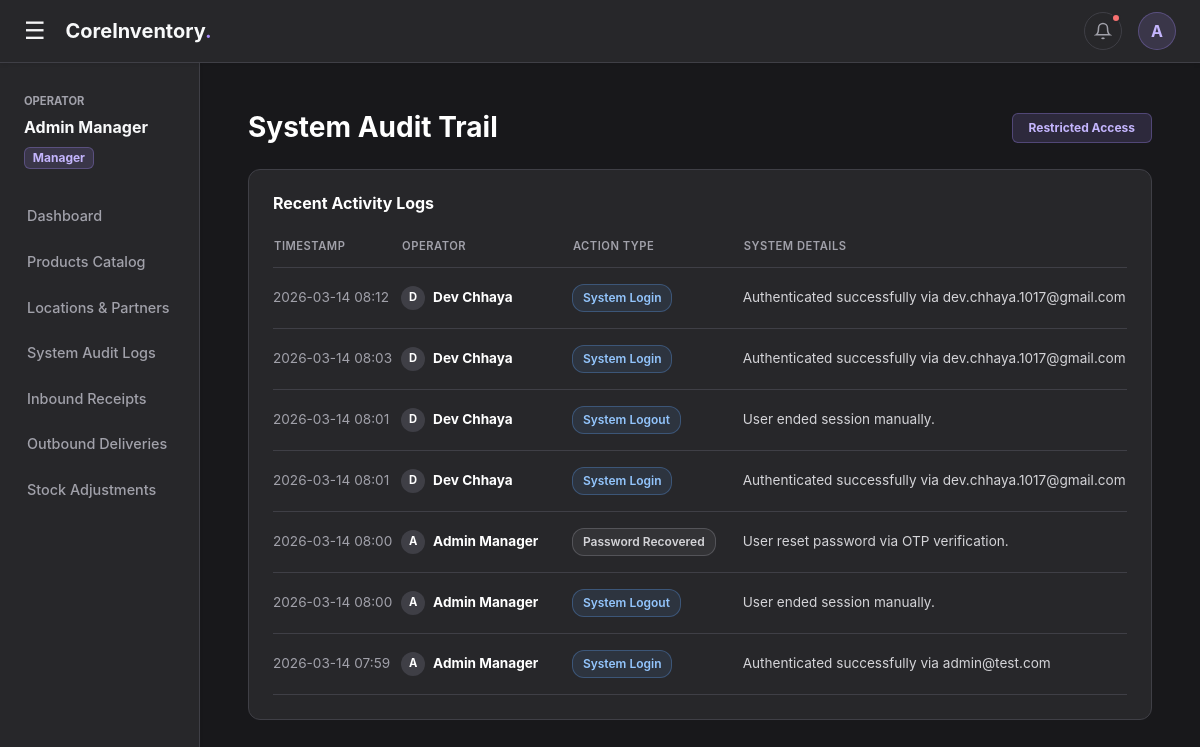
The app's page /audit (signed in) with its own data.
### app.py (models this page shows)
class User(db.Model):
    __tablename__ = 'users'
    id = db.Column(db.Integer, primary_key=True)
    username = db.Column(db.String(50), unique=True, nullable=False)
    email = db.Column(db.String(100), unique=True, nullable=False)
    password_hash = db.Column(db.String(255), nullable=False)
    role = db.Column(db.String(20), nullable=False, default='Manager')
    address = db.Column(db.Text, nullable=True)
    preferred_payment = db.Column(db.String(20), nullable=True, default='UPI')
    reset_otp = db.Column(db.String(6), nullable=True)
    otp_expiry = db.Column(db.DateTime, nullable=True)

class AuditLog(db.Model):
    __tablename__ = 'audit_logs'
    id = db.Column(db.Integer, primary_key=True)
    user_id = db.Column(db.Integer, db.ForeignKey('users.id'))
    action = db.Column(db.String(100), nullable=False)
    details = db.Column(db.Text, nullable=True)
    timestamp = db.Column(db.DateTime, default=datetime.utcnow)
    user = db.relationship('User', backref='logs')

### app.py (the view)
@app.route('/audit')
@login_required
@role_required('Manager')
def audit_logs():
    logs = AuditLog.query.order_by(AuditLog.timestamp.desc()).limit(100).all()
    return render_template('audit.html', logs=logs)

### app.py (called while the page is built)
@app.context_processor
def inject_global_data():
    if 'user_id' in session:
        nav_pending = InventoryOperation.query.filter(InventoryOperation.status != 'Done').order_by(InventoryOperation.created_at.desc()).limit(4).all()
        nav_completed = InventoryOperation.query.filter_by(status='Done').order_by(InventoryOperation.created_at.desc()).limit(4).all()
        return dict(nav_pending=nav_pending, nav_completed=nav_completed)
    return dict()

def login_required(f):
    @wraps(f)
    def decorated_function(*args, **kwargs):
        if 'user_id' not in session: return redirect(url_for('login'))
        user = User.query.get(session['user_id'])
        if not user:
            session.clear()
            return redirect(url_for('login'))
        return f(*args, **kwargs)
    return decorated_function

def role_required(allowed_role):
    def decorator(f):
        @wraps(f)
        def decorated_function(*args, **kwargs):
            if session.get('user_role') != allowed_role:
                flash(f'Access Denied: Requires {allowed_role} clearance.', 'danger')
                return redirect(url_for('dashboard'))
            return f(*args, **kwargs)
        return decorated_function
    return decorator

### templates/audit.html (shortened to what this page needs)
{% extends "base.html" %}
{% block content %}
<div class="d-flex justify-content-between align-items-center mb-4">
    <h1 class="h3 text-white fw-bold mb-0">System Audit Trail</h1>
    <span class="badge" style="background: rgba(167, 139, 250, 0.15); color: #C4B5FD; border: 1px solid rgba(167, 139, 250, 0.3); padding: 8px 16px;">Restricted Access</span>
</div>
<div class="panel-card">
    <h6 class="text-white fw-bold mb-4">Recent Activity Logs</h6>
    <div class="table-responsive">
        <table class="custom-table">
            <thead>
                <tr>
                    <th width="15%">Timestamp</th>
                    <th width="20%">Operator</th>
                    <th width="20%">Action Type</th>
                    <th width="45%">System Details</th>
                </tr>
            </thead>
            <tbody>
                {% for log in logs %}
                <tr>
                    <td style="color: #A1A1AA;">{{ log.timestamp.strftime('%Y-%m-%d %H:%M') }}</td>
                    <td class="fw-bold text-white">
                        <div class="d-flex align-items-center">
                            <div style="width: 24px; height: 24px; border-radius: 50%; background: #3F3F46; color: white; display: flex; align-items: center; justify-content: center; font-size: 0.7rem; margin-right: 8px;">
                                {{ log.user.username[0] | upper }}
                            </div>
                            {{ log.user.username }}
                        </div>
                    </td>
                    <td>
                        {% if 'Login' in log.action or 'Logout' in log.action %}
                            <span class="tag tag-login">{{ log.action }}</span>
                        {% elif 'Product' in log.action %}
                            <span class="tag tag-product">{{ log.action }}</span>
                        {% elif 'Receipt' in log.action %}
                            <span class="tag tag-receipt">{{ log.action }}</span>
                        {% elif 'Delivery' in log.action %}
                            <span class="tag tag-delivery">{{ log.action }}</span>
                        {% elif 'Adjust' in log.action %}
                            <span class="tag tag-adjust">{{ log.action }}</span>
                        {% else %}
                            <span class="tag tag-general">{{ log.action }}</span>
                        {% endif %}
                    </td>
                    <td style="color: #D4D4D8;">{{ log.details }}</td>
                </tr>
                {% else %}
                <tr>
                    <td colspan="4" class="text-center text-muted py-5">No logs recorded yet.</td>
                </tr>
                {% endfor %}
            </tbody>
        </table>
    </div>
</div>
{% endblock %}

### templates/base.html (shortened to what this page needs)
<!DOCTYPE html>
<html lang="en">
<head>
    <link href="https://cdn.jsdelivr.net/npm/bootstrap@5.3.0/dist/css/bootstrap.min.css" rel="stylesheet">
</head>
<body>
    <div class="top-navbar sticky-top shadow-sm">
        <div class="d-flex align-items-center">
            <button class="burger-icon" id="sidebarToggle">&#9776;</button>
            <h5 class="mb-0 fw-bold text-light">CoreInventory<span style="color: var(--accent-light)">.</span></h5>
        </div>
        <div class="d-flex align-items-center">
            <div class="dropdown me-3">
                <button class="nav-icon-btn" type="button" data-bs-toggle="dropdown" aria-expanded="false">
                    <svg width="18" height="18" viewBox="0 0 24 24" fill="none" stroke="currentColor" stroke-width="2"><path d="M18 8A6 6 0 0 0 6 8c0 7-3 9-3 9h18s-3-2-3-9"></path><path d="M13.73 21a2 2 0 0 1-3.46 0"></path></svg>
                    {% if nav_pending|length > 0 %}
                        <span class="notification-dot"></span>
                    {% endif %}
                </button>
            </div>
            <div class="dropdown">
                <button class="profile-btn" type="button" data-bs-toggle="dropdown" aria-expanded="false">
                    {{ session.get('user_name', 'U')[0] | upper }}
                </button>
            </div>
        </div>
    </div>
    <div class="container-fluid position-relative">
        <div class="row flex-nowrap">
            <nav id="sidebar" class="col-auto col-md-3 col-lg-2 px-0 sidebar-menu shadow-sm">
                <div class="px-4 mb-4">
                    <small class="text-uppercase fw-bold" style="color: var(--text-muted); font-size: 0.7rem;">Operator</small>
                    <div class="text-light mt-1 fw-bold">{{ session.get('user_name', 'System User') }}</div>
                    <span class="badge mt-2" style="background: rgba(167, 139, 250, 0.15); color: #C4B5FD; border: 1px solid rgba(167, 139, 250, 0.3);">{{ session.get('user_role', 'Guest') }}</span>
                </div>
                <a href="/dashboard">Dashboard</a>
                {% if session.get('user_role') == 'Manager' %}
                    <a href="/products">Products Catalog</a>
                    <a href="/locations">Locations & Partners</a>
                    <a href="/audit">System Audit Logs</a>
                {% endif %}
                <a href="/receipts">Inbound Receipts</a>
                <a href="/deliveries">Outbound Deliveries</a>
                <a href="/adjustments">Stock Adjustments</a>
            </nav>
            <main class="col px-md-5 py-5">
                {% block content %}{% endblock %}
            </main>
        </div>
    </div>
</body>
</html>

### templates/base.html (style rules this page uses)
:root { --bg-dark: #18181B; --surface-dark: #27272A; --border-dark: #3F3F46; --text-primary: #F4F4F5; --text-muted: #A1A1AA; --accent-light: #A78BFA; }
body { background-color: var(--bg-dark); color: var(--text-primary); overflow-x: hidden; font-family: 'Inter', system-ui, sans-serif; }
.top-navbar { background-color: var(--surface-dark); border-bottom: 1px solid var(--border-dark); padding: 12px 24px; display: flex; align-items: center; justify-content: space-between; }
.burger-icon { font-size: 1.5rem; cursor: pointer; margin-right: 20px; border: none; background: none; color: var(--text-primary); padding: 0; transition: color 0.2s; }
.nav-icon-btn { background: transparent; border: 1px solid var(--border-dark); color: var(--text-muted); border-radius: 50%; width: 38px; height: 38px; display: flex; align-items: center; justify-content: center; transition: all 0.2s; position: relative; }
.notification-dot { position: absolute; top: 0px; right: 0px; width: 10px; height: 10px; background-color: #F87171; border-radius: 50%; border: 2px solid var(--surface-dark); }
.profile-btn { background: rgba(167, 139, 250, 0.15); color: #C4B5FD; border: 1px solid rgba(167, 139, 250, 0.3); border-radius: 50%; width: 38px; height: 38px; font-weight: bold; display: flex; align-items: center; justify-content: center; text-decoration: none; cursor: pointer; }
.sidebar-menu { min-height: calc(100vh - 63px); background-color: var(--surface-dark); border-right: 1px solid var(--border-dark); padding-top: 24px; transition: all 0.2s ease-in-out; }
.sidebar-menu a { color: var(--text-muted); text-decoration: none; padding: 12px 24px; display: block; font-weight: 500; font-size: 0.9rem; transition: all 0.2s; border-left: 3px solid transparent; }

### templates/audit.html (style rules this page uses)
.panel-card { background-color: #27272A; border: 1px solid #3F3F46; border-radius: 12px; padding: 24px; }
.custom-table { width: 100%; color: #F4F4F5; font-size: 0.85rem; }
.custom-table th { color: #A1A1AA; text-transform: uppercase; font-size: 0.7rem; letter-spacing: 0.5px; border-bottom: 1px solid #3F3F46; padding-bottom: 12px; font-weight: 600; }
.custom-table td { padding: 16px 0; border-bottom: 1px solid #3F3F46; vertical-align: middle; }
.tag { padding: 4px 10px; border-radius: 12px; font-size: 0.75rem; font-weight: 600; display: inline-block; }
.tag-login { background: rgba(96, 165, 250, 0.1); border: 1px solid rgba(96, 165, 250, 0.3); color: #93C5FD; }
.tag-general { background: rgba(161, 161, 170, 0.1); border: 1px solid rgba(161, 161, 170, 0.3); color: #D4D4D8; }

### records on screen
User: get "Admin Manager"
AuditLog: timestamp "2026-03-14 08:12", user "D", user.username "Dev Chhaya", action "System Login", details "Authenticated successfully via dev.chhaya.1017@gmail.com"
AuditLog: timestamp "2026-03-14 08:03", user "D", user.username "Dev Chhaya", action "System Login", details "Authenticated successfully via dev.chhaya.1017@gmail.com"
AuditLog: timestamp "2026-03-14 08:01", user "D", user.username "Dev Chhaya", action "System Logout", details "User ended session manually."
AuditLog: timestamp "2026-03-14 08:01", user "D", user.username "Dev Chhaya", action "System Login", details "Authenticated successfully via dev.chhaya.1017@gmail.com"
AuditLog: timestamp "2026-03-14 08:00", user "A", user.username "Admin Manager", action "Password Recovered", details "User reset password via OTP verification."
AuditLog: timestamp "2026-03-14 08:00", user "A", user.username "Admin Manager", action "System Logout", details "User ended session manually."
AuditLog: timestamp "2026-03-14 07:59", user "A", user.username "Admin Manager", action "System Login", details "Authenticated successfully via admin@test.com"

### other values on screen
{{ session.get('user_name', 'U')[0] | upper }} "A"
{{ session.get('user_role', 'Guest') }} "Manager"
